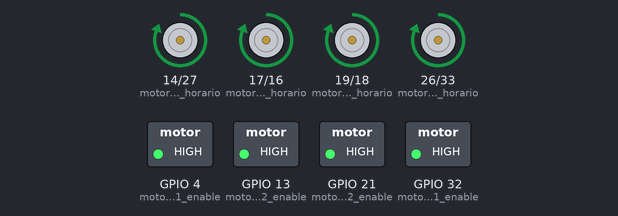
Bench run of a sketch on a simulated ESP32. On the bench: motor-driver pin pairs drawn as motors (green arrow = first pin HIGH = forward, orange = second pin HIGH = backward, longer = more drive), switched loads named in the sketch (green lamp = pin HIGH).

Above: at 1.0 s.
At 3.0 s:
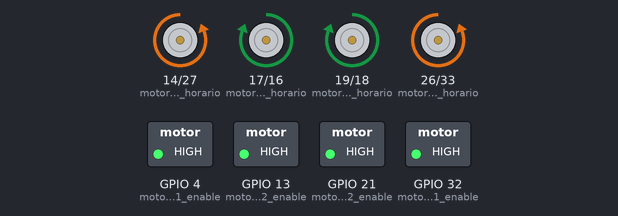
At 5.0 s:
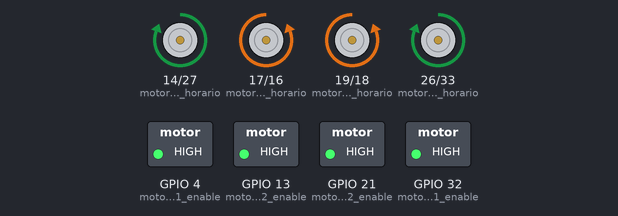
At 7.0 s:
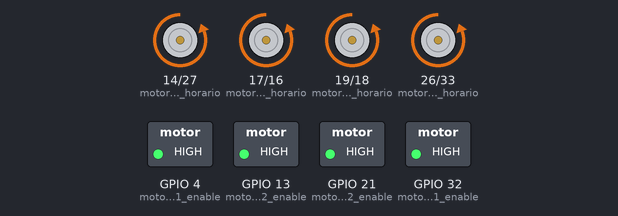
Timing chart, 0 to 9.2 s (numbered marks = the images above):
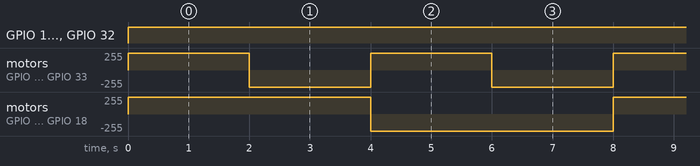

Measured:
- by itself, GPIO 13 (motor_direita_2_enable), GPIO 21 (motor_esquerda_2_enable), GPIO 32 (motor_direita_1_enable): LOW → HIGH at 0.00 s
- by itself, motor on GPIO 14 (motor_direita_2_horario) / GPIO 27 (motor_direita_2_antihorario), motor on GPIO 26 (motor_direita_1_horario) / GPIO 33 (motor_direita_1_antihorario): alternates forward 255/255 for 2.0 s and backward 255/255 for 2.0 s
- by itself, motor on GPIO 17 (motor_esquerda_1_horario) / GPIO 16 (motor_esquerda_1_antihorario), motor on GPIO 19 (motor_esquerda_2_horario) / GPIO 18 (motor_esquerda_2_antihorario): alternates forward 255/255 for 4.0 s and backward 255/255 for 4.0 s

The sketch:

teste_motores_ESP32.ino
```cpp
// Pinos dos motores do lado esquerdo
const int motor_esquerda_1_enable = 4;
const int motor_esquerda_1_horario = 17;
const int motor_esquerda_1_antihorario = 16;

const int motor_esquerda_2_enable = 21;
const int motor_esquerda_2_antihorario = 18;
const int motor_esquerda_2_horario = 19;

// Pinos dos motores do lado direito
const int motor_direita_1_enable = 32;
const int motor_direita_1_antihorario = 33;
const int motor_direita_1_horario = 26;

const int motor_direita_2_enable = 13;
const int motor_direita_2_antihorario = 27;
const int motor_direita_2_horario = 14;


// Propriedades do sinal PWM
const int freq = 1000;
const int resolution = 8;

void setup() {

  Serial.begin(115200);

  // Configuração dos pinos dos motores do lado esquerdo
  pinMode(motor_esquerda_1_enable, OUTPUT);
  pinMode(motor_esquerda_1_horario, OUTPUT);
  pinMode(motor_esquerda_1_antihorario, OUTPUT);

  pinMode(motor_esquerda_2_enable, OUTPUT);
  pinMode(motor_esquerda_2_horario, OUTPUT);
  pinMode(motor_esquerda_2_antihorario, OUTPUT);

  // Configuração dos pinos dos motores do lado direito
  pinMode(motor_direita_1_enable, OUTPUT);
  pinMode(motor_direita_1_horario, OUTPUT);
  pinMode(motor_direita_1_antihorario, OUTPUT);

  pinMode(motor_direita_2_enable, OUTPUT);
  pinMode(motor_direita_2_horario, OUTPUT);
  pinMode(motor_direita_2_antihorario, OUTPUT);

  // Configuração do PWM nos pinos enable
  ledcAttach(motor_esquerda_1_enable, freq, resolution);
  ledcAttach(motor_esquerda_2_enable, freq, resolution);
  ledcAttach(motor_direita_1_enable, freq, resolution);
  ledcAttach(motor_direita_2_enable, freq, resolution);

  parar();
}


void loop() {

      frente(255);
        delay(2000);

      direita(255);
        delay(2000);

      esquerda(255);
        delay(2000);

      tras(255);
        delay(2000);

}

void frente(int pwmBase) {

  // Motores do lado esquerdo para frente
  ledcWrite(motor_esquerda_1_enable, pwmBase);
  digitalWrite(motor_esquerda_1_horario, HIGH);
  digitalWrite(motor_esquerda_1_antihorario, LOW);

  ledcWrite(motor_esquerda_2_enable, pwmBase);
  digitalWrite(motor_esquerda_2_horario, HIGH);
  digitalWrite(motor_esquerda_2_antihorario, LOW);

  // Motores do lado direito para frente
  ledcWrite(motor_direita_1_enable, pwmBase);
  digitalWrite(motor_direita_1_horario, HIGH);
  digitalWrite(motor_direita_1_antihorario, LOW);

  ledcWrite(motor_direita_2_enable, pwmBase);
  digitalWrite(motor_direita_2_horario, HIGH);
  digitalWrite(motor_direita_2_antihorario, LOW);
}

void tras(int pwmBase) {

  // Motores do lado esquerdo para frente
  ledcWrite(motor_esquerda_1_enable, pwmBase);
  digitalWrite(motor_esquerda_1_antihorario, HIGH);
  digitalWrite(motor_esquerda_1_horario, LOW);

  ledcWrite(motor_esquerda_2_enable, pwmBase);
  digitalWrite(motor_esquerda_2_antihorario, HIGH);
  digitalWrite(motor_esquerda_2_horario, LOW);

  // Motores do lado direito para frente
  ledcWrite(motor_direita_1_enable, pwmBase);
  digitalWrite(motor_direita_1_antihorario, HIGH);
  digitalWrite(motor_direita_1_horario, LOW);

  ledcWrite(motor_direita_2_enable, pwmBase);
  digitalWrite(motor_direita_2_antihorario, HIGH);
  digitalWrite(motor_direita_2_horario, LOW);
}

void direita(int pwmBase) {

  // Motores do lado esquerdo para frente
  ledcWrite(motor_esquerda_1_enable, pwmBase);
  digitalWrite(motor_esquerda_1_horario, HIGH);
  digitalWrite(motor_esquerda_1_antihorario, LOW);

  ledcWrite(motor_esquerda_2_enable, pwmBase);
  digitalWrite(motor_esquerda_2_horario, HIGH);
  digitalWrite(motor_esquerda_2_antihorario, LOW);

  // Motores do lado direito no sentido oposto
  ledcWrite(motor_direita_1_enable, pwmBase);
  digitalWrite(motor_direita_1_horario, LOW);
  digitalWrite(motor_direita_1_antihorario, HIGH);

  ledcWrite(motor_direita_2_enable, pwmBase);
  digitalWrite(motor_direita_2_horario, LOW);
  digitalWrite(motor_direita_2_antihorario, HIGH);
}


void esquerda(int pwmBase) {

  // Motores do lado esquerdo no sentido oposto
  ledcWrite(motor_esquerda_1_enable, pwmBase);
  digitalWrite(motor_esquerda_1_horario, LOW);
  digitalWrite(motor_esquerda_1_antihorario, HIGH);

  ledcWrite(motor_esquerda_2_enable, pwmBase);
  digitalWrite(motor_esquerda_2_horario, LOW);
  digitalWrite(motor_esquerda_2_antihorario, HIGH);

  // Motores do lado direito para frente
  ledcWrite(motor_direita_1_enable, pwmBase);
  digitalWrite(motor_direita_1_horario, HIGH);
  digitalWrite(motor_direita_1_antihorario, LOW);

  ledcWrite(motor_direita_2_enable, pwmBase);
  digitalWrite(motor_direita_2_horario, HIGH);
  digitalWrite(motor_direita_2_antihorario, LOW);
}


void parar() {

  // Para os motores do lado esquerdo
  ledcWrite(motor_esquerda_1_enable, 0);
  digitalWrite(motor_esquerda_1_horario, LOW);
  digitalWrite(motor_esquerda_1_antihorario, LOW);

  ledcWrite(motor_esquerda_2_enable, 0);
  digitalWrite(motor_esquerda_2_horario, LOW);
  digitalWrite(motor_esquerda_2_antihorario, LOW);

  // Para os motores do lado direito
  ledcWrite(motor_direita_1_enable, 0);
  digitalWrite(motor_direita_1_horario, LOW);
  digitalWrite(motor_direita_1_antihorario, LOW);

  ledcWrite(motor_direita_2_enable, 0);
  digitalWrite(motor_direita_2_horario, LOW);
  digitalWrite(motor_direita_2_antihorario, LOW);
}
```
